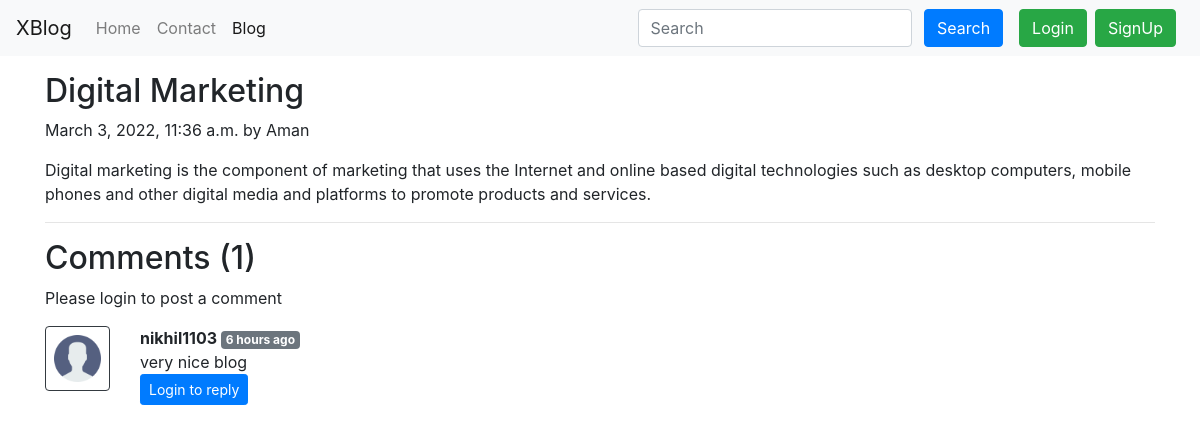
Page /Blog/digital-marketing on the committed database.
### Blog/models.py (models this page shows, shortened)
class Post(models.Model):
    sno=models.AutoField(primary_key=True)
    title=models.CharField(max_length=255)
    author=models.CharField(max_length=50)
    slug=models.CharField(max_length=130)
    timeStamp=models.DateTimeField(blank=True)
    content=models.TextField()
    image = models.FileField(upload_to = 'image/', blank=True, null=True )

class BlogComment(models.Model):
    sno= models.AutoField(primary_key=True)
    comment=models.TextField()
    user=models.ForeignKey(User, on_delete=models.CASCADE)
    post=models.ForeignKey(Post, on_delete=models.CASCADE)
    parent=models.ForeignKey('self', on_delete=models.CASCADE, null=True)
    timestamp= models.DateTimeField(default=now)

### Blog/views.py (the view)
# urls.py: path('<str:slug>', views.blogPost, name="blogPost"),
def blogPost(request, slug):
    post=Post.objects.filter(slug=slug).first()
    comments= BlogComment.objects.filter(post=post, parent=None)
    replies= BlogComment.objects.filter(post=post).exclude(parent=None)
    replyDict={}
    for reply in replies:
        if reply.parent.sno not in replyDict.keys():
            replyDict[reply.parent.sno]=[reply]
        else:
            replyDict[reply.parent.sno].append(reply)
    context={'post':post, 'comments': comments, 'user': request.user, 'replyDict': replyDict}
    return render(request, "Blog/BlogPost.html", context)

### Blog/templatetags/extras.py (called while the page is built)
@register.filter(name='get_val')
def get_val(dict, key):
    return dict.get(key)

### templates/Blog/BlogPost.html (shortened to what this page needs)
{% extends 'base.html' %}
{% block blogsactive %} active {% endblock %}
{% block body %}
{% load static %}
{% load humanize %}
{% load extras %}
<div class="container my-3">
    <h2 class="blog-post-title">{{post.title}}</h2>
    <p class="blog-post-meta">{{post.timeStamp}} by {{post.author}}</a></p>
    <p>{{post.content|safe}}</p>
    <hr>
</div>
<div class="container">
    <h2> Comments ({{comments.count}}) </h2>
    <div class="my-2">
        {% if user.is_authenticated %}
        <form action="/Blog/postComment" method="post">
            {% csrf_token %}
            <div class="form-group">
                <label for="exampleInputEmail1">Post Comment </label>
                <input type="text" class="form-control" id="comment" name="comment" placeholder="Enter comment here">
            </div>
            <input type="hidden" name="postSno" id="postSno"  value="{{post.sno}}">
            <input type="hidden" name="parentSno" id= "parentSno" value="">
            <button type="submit" class="btn btn-primary">Submit</button>
        </form>
        {% else %}
        Please login to post a comment
        {% endif %}
    </div>
    {% for comment in comments %}
    <div class="row my-3">
        <div class="col-md-1  ">
            <img class="rounded mx-auto d-block w-100 border border-dark p-2" src="{% static 'img/user.png' %}" alt="user">
        </div>
        <div class="col-md-11 ">
            <b> {{comment.user.username}} </b> <span class="badge badge-secondary ">{{comment.timestamp|naturaltime}}</span>
            <div>{{comment.comment}}</div>
            <div class="reply mx-0">
                {% if user.is_authenticated %}
                <button class="btn btn-sm btn-primary" type="button" data-toggle="collapse" data-target="#replyBox{{comment.sno}}" aria-expanded="false" aria-controls="replyBox{{comment.sno}}">
                    Reply
                </button>
                <div class="collapse" id="replyBox{{comment.sno}}">
                    <div class="card card-body my-2">
                        <form action="postComment" enctype="multipart/form-data" method="post">
                            {% csrf_token %}
                            <div class="form-group">
                                <label for="comment">Post a reply </label>
                                <input type="text" class="form-control" name="comment" placeholder="Enter comment here">
                                <input type="hidden" name="parentSno" value="{{comment.sno}}">
                            </div>
                            <input type="hidden" name="postSno" value="{{post.sno}}">
                            <button type="submit" class="btn btn-primary">Submit</button>
                        </form>
                    </div>
                </div>
                {% else %}
                <button class="btn btn-sm btn-primary" type="button" data-toggle="collapse" data-target="#replyBox{{comment.sno}}" aria-expanded="false" aria-controls="replyBox{{comment.sno}}">
                    Login to reply
                </button>
                {% endif %}
            </div>
        </div>
    </div>
    {% endfor %}
</div>
{% endblock %}

### templates/base.html (shortened to what this page needs)
<!doctype html>
<html lang="en">
<head>
  <link rel="stylesheet" href="https://stackpath.bootstrapcdn.com/bootstrap/4.5.2/css/bootstrap.min.css"
>
</head>
<body>
  <nav class="navbar navbar-expand-lg navbar-light bg-light">
    <a class="navbar-brand" href="/">XBlog</a>
    <div class="collapse navbar-collapse" id="navbarSupportedContent">
      <ul class="navbar-nav mr-auto">
        <li class="nav-item {% block homeactive %}  {% endblock homeactive %}">
          <a class="nav-link" href="/">Home <span class="sr-only">(current)</span></a>
        </li>
        <li class="nav-item {% block contactactive %}  {% endblock contactactive %} ">
          <a class="nav-link" href="/contact">Contact</a>
        </li>
        <li class="nav-item {% block blogsactive %}  {% endblock blogsactive %} ">
          <a class="nav-link" href="/Blog">Blog</a>
        </li>
      </ul>
      <div class="ml-auto form-inline ">
        <form method="get" action="/search" class="my-2 my-lg-0 mx-3">
          <input class="form-control mr-sm-2" type="search" placeholder="Search" aria-label="Search" name="query"
            id="query">
          <button class="btn btn-primary my-2 my-sm-0 " type="submit">Search</button>
        </form>
        {% if user.is_authenticated %}
        <ul class="navbar-nav mr-2">
          <li class="nav-item dropdown">
            <a class="nav-link dropdown-toggle" href='#' id="navbarDropdown" role="button" data-toggle="dropdown">
              Welcome {{request.user}}</a>
            <div class="dropdown-menu" aria-labelledby="navbarDropdown">
              <a class="dropdown-item" href="/Logout">Logout</a>
              <a class="dropdown-item" href="/Blog/upload">Post Your Blog</a>
            </div>
          </li>
        </ul>
      </div>
      {% else %}
      <button type="button" class="btn btn-success mr-2" data-toggle="modal" data-target="#loginModal">
        Login
      </button>
      <button type="button" class="btn btn-success mr-2" data-toggle="modal" data-target="#signupModal">
        SignUp
      </button>
      {% endif %}
    </div>
  </nav>
  {% block body %} {% endblock body %}
</body>
</html>

### rows in the picture
Post: title "Digital Marketing", timeStamp "March 3, 2022, 11:36 a.m.", author "Aman", content "Digital marketing is the component of marketing that uses the Internet and online based digital technologies such as desktop computers, mobile phones and other digital media and platforms to promote products and services."
BlogComment: user.username "nikhil1103", timestamp "6 hours ago", comment "very nice blog"

### other values in the picture
{{ comments.count }} "1"
